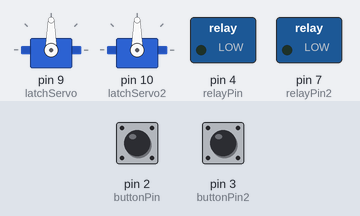
Bench run of a sketch on a simulated Arduino Uno, built with avr-gcc and run on an emulated ATmega328P. Shown: 2 × servo, switched loads named in the sketch (green lamp = pin HIGH). Dashed ring = blinking. Inputs (shaded band) come from the test bench; at power-on: pin 2 (buttonPin) LOW, pin 3 (buttonPin2) LOW.

Above: at 1.2 s.
1.3 s: pin 2 (buttonPin) pulled HIGH for 1 s
At 3.2 s:
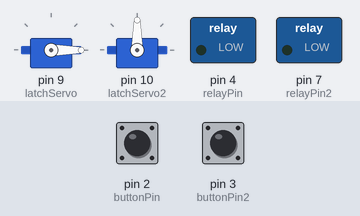
3.8 s: pin 3 (buttonPin2) pulled HIGH for 3.2 s
At 3.94 s:
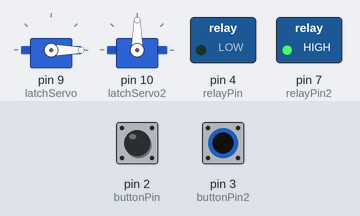
8.5 s: pin 3 (buttonPin2) pulled HIGH for 0.15 s
At 8.9 s:
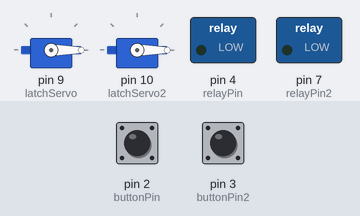
10.1 s: pin 2 (buttonPin) pulled HIGH for 0.15 s
At 10.9 s:
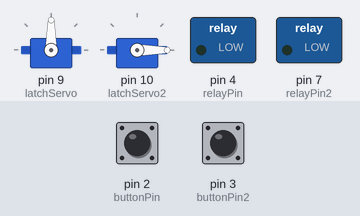
11.8 s: pin 3 (buttonPin2) pulled HIGH for 1 s
At 11.94 s:
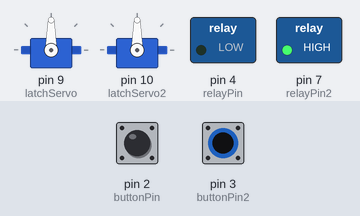
14.3 s: pin 2 (buttonPin) pulled HIGH for 3.2 s
At 14.7 s:
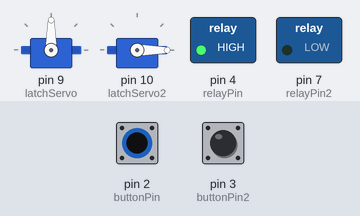
Timing chart, 0 to 18.9 s (numbered marks = the images above; inputs shaded):
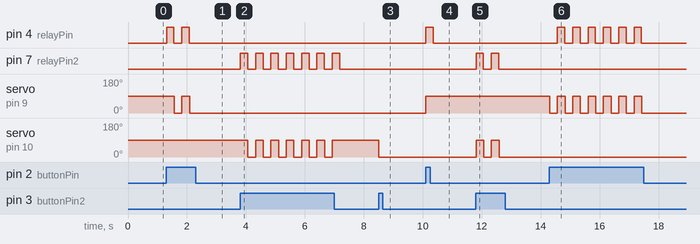

The sketch:

LatchControl.ino
```cpp
// This is a testing program for the microservo and solenoid latch system

#include <Servo.h>

//ESP pins
#define D0 16
#define D1 5
#define D2 4
#define D3 0
#define D4 2
#define D5 14
#define D6 12
#define TXPIN 1
#define RXPIN 3

// constants won't change. They're used here to set pin numbers:
const int buttonPin = 2;  // the number of the pushbutton pin
const int buttonPin2 = 3; // the number of the pushbutton pin
Servo latchServo;         // create servo object to control a servo -- twelve servo objects can be created on most boards.
Servo latchServo2;
const int relayPin = 4;
const int relayPin2 = 7;

int servoPos = 0;  // variable to store the servo position
int servoPos2 = 0; // variable to store the servo position

// variables will change:
int buttonState = 0;  // variable for reading the pushbutton status
int buttonState2 = 0; // variable for reading the pushbutton status

void setup()
{
    // put your setup code here, to run once:
    // initialize the pushbutton pin as an input:
    pinMode(buttonPin, INPUT);
    pinMode(relayPin, OUTPUT);
    pinMode(buttonPin2, INPUT);
    pinMode(relayPin2, OUTPUT);
    latchServo.attach(9); // attaches the servo on pin 9 to the servo object
    latchServo2.attach(10);
}

void loop()
{
    // put your main code here, to run repeatedly:

    // check if the pushbutton is pressed. If it is, the buttonState is HIGH:
    if (digitalRead(buttonPin))
    {
        buttonState = !buttonState;
        delay(10);
        if (buttonState == 1)
        {
            servoPos = 90;
            digitalWrite(relayPin, HIGH);
        }
        else
        {
            servoPos = 0;
        }
        latchServo.write(servoPos);
        delay(250);
        digitalWrite(relayPin, LOW);
    }

    if (digitalRead(buttonPin2))
    {
        buttonState2 = !buttonState2;
        delay(10);
        if (buttonState2 == 1)
        {
            servoPos2 = 90;
            digitalWrite(relayPin2, HIGH);
        }
        else
        {
            servoPos2 = 0;
        }
        latchServo2.write(servoPos2);
        delay(250);
        digitalWrite(relayPin2, LOW);
    }
}
```

Measured:
- after the input at 1.3 s, pin 4 (relayPin): alternates HIGH for 0.25 s and LOW for 0.27 s, 4 changes in all, then stays LOW, starting at once; servo on pin 9 (latchServo): 90° → 0° after 0.27 s, → 90° 0.26 s later, → 0° 0.26 s later
- after the input at 3.8 s, pin 7 (relayPin2): alternates HIGH for 0.25 s and LOW for 0.27 s, 14 changes in all, then stays LOW, starting at once; servo on pin 10 (latchServo2): alternates 90° for 0.26 s and 0° for 0.26 s, 12 changes in all, then stays 90°, starting after 0.27 s
- after the input at 8.5 s, servo on pin 10 (latchServo2): 90° → 0° at once
- after the input at 10.1 s, pin 4 (relayPin): LOW → HIGH at once, → LOW 0.25 s later; servo on pin 9 (latchServo): 0° → 90° at once
- after the input at 11.8 s, pin 7 (relayPin2): alternates HIGH for 0.25 s and LOW for 0.27 s, 4 changes in all, then stays LOW, starting at once; servo on pin 10 (latchServo2): alternates 90° for 0.26 s and 0° for 0.26 s, 4 changes in all, then stays 0°, starting at once
- after the input at 14.3 s, pin 4 (relayPin): alternates HIGH for 0.25 s and LOW for 0.27 s, 12 changes in all, then stays LOW, starting after 0.27 s; servo on pin 9 (latchServo): alternates 90° for 0.26 s and 0° for 0.26 s, 13 changes in all, then stays 0°, starting at once
